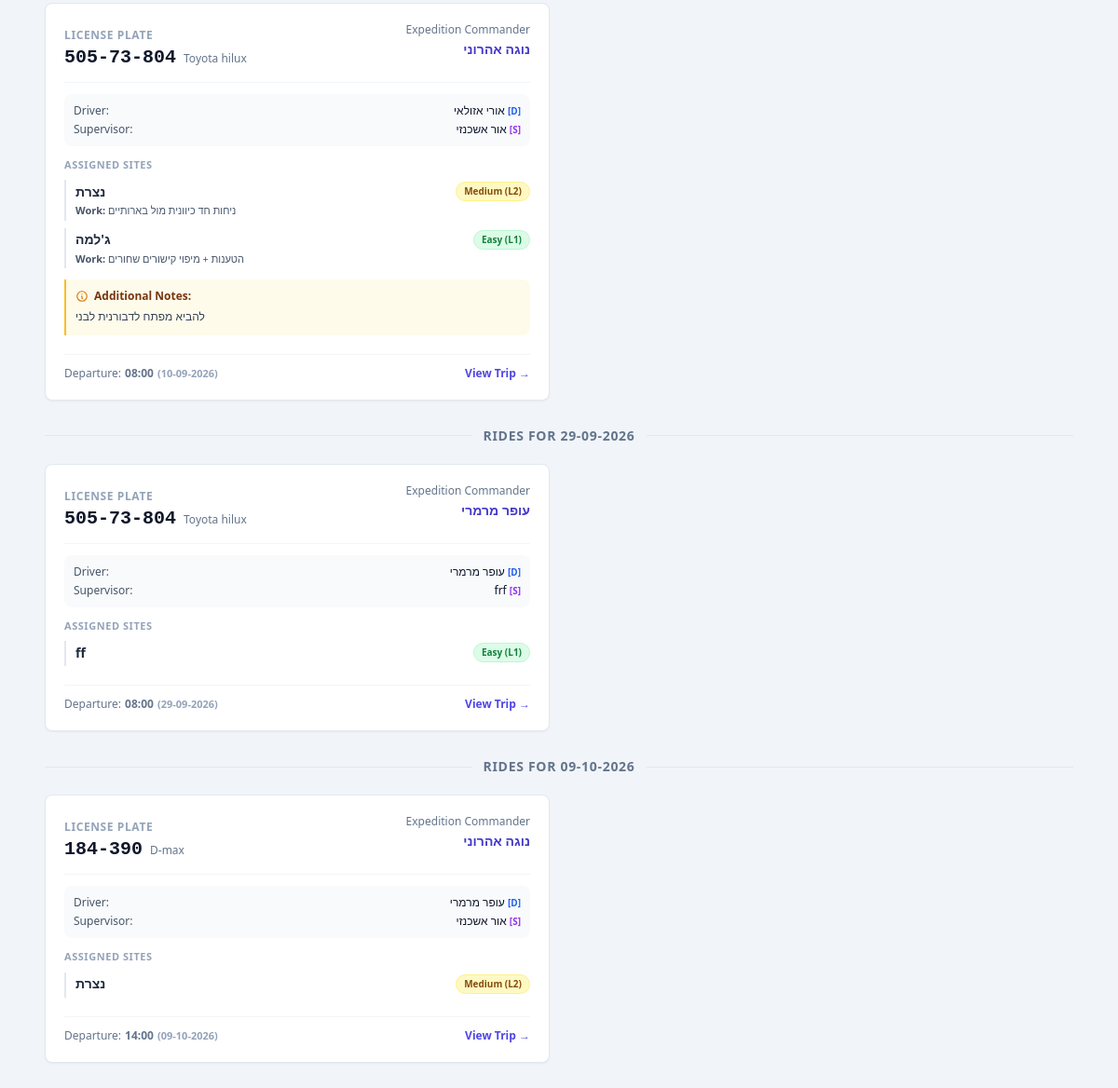
Page /trips/ (lower part) on the earlier database version.
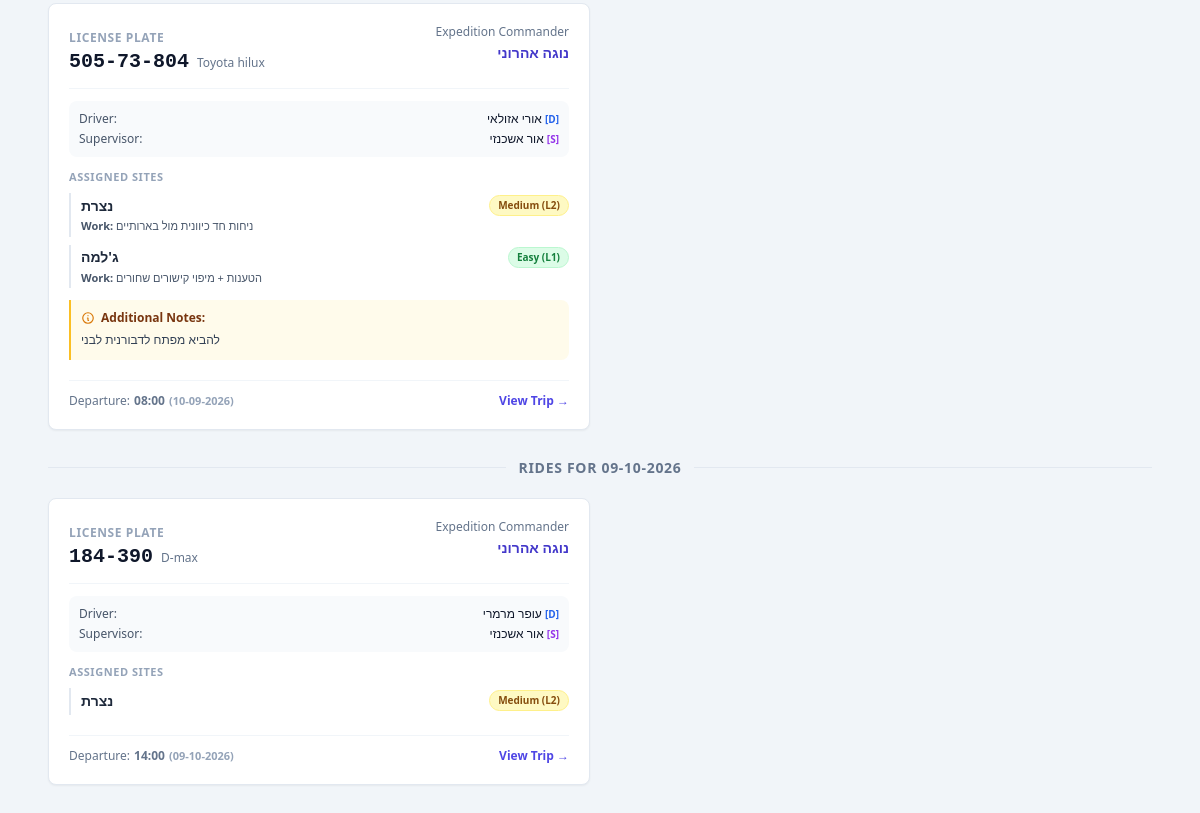
Same page on the later database version.
### app/models.py (models this page shows, shortened)
class Trip(db.Model):
    __tablename__ = 'trips'
    is_draft = db.Column(db.Boolean, default=False, nullable=False)
    user_id = db.Column(db.String(50), db.ForeignKey('users.id'), nullable=False)
    id = db.Column(db.Integer, primary_key=True, autoincrement=True)
    car_license_plate = db.Column(db.String(20), db.ForeignKey('cars.license_plate'), nullable=False)
    commander = db.Column(db.String(100), nullable=False)
    driver = db.Column(db.String(100), nullable=False)
    supervisor = db.Column(db.String(100), nullable=False)
    passengers = db.Column(db.Text, nullable=True)
    departure_date = db.Column(db.Date, nullable=False, default=date.today)
    departure_time = db.Column(db.String(10), nullable=False)
    est_duration = db.Column(db.Float, nullable=True)
    notes = db.Column(db.Text, nullable=True)
    created_at = db.Column(db.DateTime, default=datetime.utcnow, nullable=False)
    car = db.relationship('Car', backref=db.backref('trips', lazy=True))
    assigned_sites = db.relationship('TripSite', backref='trip', cascade="all, delete-orphan")

class Car(db.Model):
    __tablename__ = 'cars'
    license_plate = db.Column(db.String(20), unique=True, nullable=False, primary_key=True)
    car_type = db.Column(db.String(50), nullable=False)
    current_km = db.Column(db.Integer, default=0, nullable=False)
    last_garage_check = db.Column(db.Date, nullable=True)
    is_on_ride = db.Column(db.Boolean, default=False, nullable=False)

class TripSite(db.Model):
    __tablename__ = 'trip_sites'
    id = db.Column(db.Integer, primary_key=True, autoincrement=True)
    trip_id = db.Column(db.Integer, db.ForeignKey('trips.id'), nullable=False)
    site_name = db.Column(db.String(150), nullable=False)
    difficulty = db.Column(db.String(50), nullable=True)
    work_description = db.Column(db.Text, nullable=True)

### app/routes/trips.py (the view, shortened to what this page needs)
@trips_bp.route('/', methods=['GET'])
def list_trips():
    selected_view = request.args.get('view', 'all')
    today = date.today()
    upcoming_end = today + timedelta(days=6)
    history_start = today - timedelta(days=7)
    selected_date = None
    ride_dates = []
    if selected_view == 'drafts':
        if not current_user.is_authenticated or current_user.used_invitation_code != "NORTH-ADMIN":
            flash("Permission denied. Only admin users can view drafts.", "danger")
            return redirect(url_for('trips.list_trips', view='all'))
        rides = Trip.query.filter(
            Trip.is_draft == True
        ).order_by(Trip.departure_date.asc(), Trip.departure_time.asc()).all()
    elif current_user.is_authenticated:
        selected_view = 'all'
        rides = Trip.query.filter(
            Trip.is_draft == False,
            Trip.departure_date >= today,
        ).order_by(Trip.departure_date.asc(), Trip.departure_time.asc()).all()
    else:
        selected_view = 'all'
        rides = Trip.query.filter(
            Trip.is_draft == False,
            Trip.departure_date >= today
        ).order_by(
            Trip.departure_date.asc(), Trip.departure_time.asc()
        ).all()
    if selected_view == 'history':
        ride_dates = [row[0] for row in db.session.query(Trip.departure_date).filter(
            Trip.is_draft == False,
            Trip.departure_date < today
        ).distinct().order_by(Trip.departure_date.desc()).all()]
    return render_template(
        'trips.html',
        rides=rides,
        selected_view=selected_view,
        today=today,
        ride_dates=ride_dates,
        history_last_date=(today - timedelta(days=1)).isoformat(),
        calendar_date=(selected_date or (today - timedelta(days=1))).isoformat()
    )

### app/templates/trips.HTML (shortened to what the changed rows need)
{% extends 'base.html' %}
{% block content %}
<div id="expedition-app" class="max-w-7xl mx-auto p-4 sm:p-6">
    <div id="page-list" class="space-y-6">
        <div class="grid grid-cols-1 sm:grid-cols-2 xl:grid-cols-3 gap-4 sm:gap-5">
            {% set date_state = namespace(value='__unset__') %}
           {% for ride in rides %}
{% set ride_date = ride.departure_date|string if ride.departure_date else 'no-date' %}
{% if ride_date != date_state.value %}
            <div class="col-span-full flex items-center gap-3 pt-2 first:pt-0">
                <div class="h-px flex-1 bg-slate-200 dark:bg-slate-700"></div>
                <h3 class="text-sm font-bold uppercase tracking-wider text-slate-500 dark:text-slate-400 whitespace-nowrap">
                    {% if ride.departure_date %}
                    <span data-en="Rides for {{ ride.departure_date.strftime('%d-%m-%Y') }}" data-he="נסיעות בתאריך {{ ride.departure_date.strftime('%d-%m-%Y') }}">Rides for {{ ride.departure_date.strftime('%d-%m-%Y') }}</span>
                    {% else %}
                    <span data-en="Date not set" data-he="תאריך לא הוגדר">Date not set</span>
                    {% endif %}
                </h3>
                <div class="h-px flex-1 bg-slate-200 dark:bg-slate-700"></div>
            </div>
{% set date_state.value = ride_date %}
{% endif %}
<div class="bg-white dark:bg-slate-800 rounded-lg shadow-sm border border-slate-200 dark:border-slate-700 p-4 sm:p-5 hover:shadow-md transition flex flex-col justify-between">
    <div>
        <div class="flex flex-col gap-2 sm:flex-row sm:justify-between sm:items-start mb-3 pb-3 border-b border-slate-100 dark:border-slate-700">
            <div>
                <span class="text-xs font-semibold uppercase tracking-wider text-slate-400" data-en="License Plate" data-he="לוחית רישוי">License Plate</span>
                <div class="flex flex-wrap items-baseline gap-x-2 gap-y-0.5">
                    <h3 class="font-bold text-xl text-slate-900 dark:text-slate-100 font-mono">{{ ride.car_license_plate }}</h3>
                    {% if ride.car %}
                    <span class="text-xs text-slate-500 dark:text-slate-400 font-sans">{{ ride.car.car_type }}</span>
                    {% endif %}
                </div>
            </div>
            <div class="text-left sm:text-right">
                <span class="text-xs text-slate-500 dark:text-slate-400 block" data-en="Expedition Commander" data-he="מפקד משלח">Expedition Commander</span>
                <span class="font-semibold text-sm text-indigo-700 dark:text-indigo-300">{{ ride.commander or 'N/A' }}</span>
            </div>
        </div>
        <div class="space-y-1 text-xs text-slate-600 dark:text-slate-300 mb-3 bg-slate-50 dark:bg-slate-900/60 p-2.5 rounded-lg">
            <div class="flex flex-wrap items-center justify-between gap-x-3 gap-y-1">
                <span data-en="Driver:" data-he="נהג:">Driver:</span>
                <span class="font-medium text-slate-900 dark:text-slate-100">{{ ride.driver or 'N/A' }} <span class="text-[10px] text-blue-600 dark:text-blue-400 font-bold">[D]</span></span>
            </div>
            <div class="flex flex-wrap items-center justify-between gap-x-3 gap-y-1">
                <span data-en="Supervisor:" data-he="מפקד משימה:">Supervisor:</span>
                <span class="font-medium text-slate-900 dark:text-slate-100">{{ ride.supervisor or 'N/A' }} <span class="text-[10px] text-purple-600 dark:text-purple-400 font-bold">[S]</span></span>
            </div>
        </div>
<div class="space-y-2 mb-3">
    <p class="text-[11px] font-bold text-slate-400 dark:text-slate-500 uppercase tracking-wider" data-en="Assigned Sites" data-he="אתרים מתוכננים">Assigned Sites</p>
    {% if ride.assigned_sites %}
        {% for site in ride.assigned_sites %}
        {% set level = site.difficulty | lower if site.difficulty else '' %}
        {% if 'l4' in level or 'hard' in level %}
            {% set badge_cls = 'bg-orange-100 text-orange-800 border-orange-200' %}
        {% elif 'l3' in level or 'high' in level %}
            {% set badge_cls = 'bg-amber-100 text-amber-800 border-amber-200' %}
        {% elif 'l2' in level or 'medium' in level %}
            {% set badge_cls = 'bg-yellow-100 text-yellow-800 border-yellow-200' %}
        {% elif 'l1' in level or 'easy' in level %}
            {% set badge_cls = 'bg-green-100 text-green-700 border-green-200' %}
        {% else %}
            {% set badge_cls = 'bg-slate-100 text-slate-700 border-slate-200' %}
        {% endif %}
        <div class="border-l-2 border-slate-200 dark:border-slate-700 pl-2.5 py-0.5">
            <div class="flex flex-wrap justify-between items-center gap-2 mb-0.5">
                <h4 class="font-bold text-sm text-slate-800 dark:text-slate-100 break-words">{{ site.site_name }}</h4>
                <span class="{{ badge_cls }} border text-[10px] px-2 py-0.5 rounded-full font-semibold">
                    {{ site.difficulty or 'Standard' }}
                </span>
            </div>
            {% if site.work_description %}
            <p class="text-[11px] text-slate-600 dark:text-slate-300">
                <strong data-en="Work:" data-he="מהות העבודה:">Work:</strong> {{ site.work_description }}
            </p>
            {% endif %}
        </div>
        {% endfor %}
    {% else %}
        <p class="text-xs text-slate-400 dark:text-slate-500 italic" data-en="No specific sites assigned." data-he="לא הוגדרו אתרים ספציפיים.">No specific sites assigned.</p>
    {% endif %}
</div>
        {% if ride.notes %}
        <div class="bg-amber-50 dark:bg-amber-950/40 border-l-2 border-amber-400 dark:border-amber-700 rounded-r-lg p-2.5 mb-3 text-xs text-amber-900 dark:text-amber-200">
            <div class="flex items-center gap-1.5 font-bold mb-1">
                <svg class="w-3.5 h-3.5 text-amber-600" fill="none" stroke="currentColor" viewBox="0 0 24 24" xmlns="http://www.w3.org/2000/svg">
                    <path stroke-linecap="round" stroke-linejoin="round" stroke-width="2" d="M13 16h-1v-4h-1m1-4h.01M21 12a9 9 0 11-18 0 9 9 0 0118 0z"></path>
                </svg>
                <span data-en="Additional Notes:" data-he="הערות נוספות:">Additional Notes:</span>
            </div>
            <p class="text-slate-700 dark:text-slate-300 leading-relaxed">{{ ride.notes }}</p>
        </div>
        {% endif %}
    </div>
    <div class="border-t border-slate-100 dark:border-slate-700 pt-3 flex flex-col sm:flex-row sm:justify-between sm:items-center gap-2 text-xs mt-2">
        <div class="text-slate-500 dark:text-slate-400 flex flex-wrap items-center gap-x-1 gap-y-0.5">
            <span data-en="Departure: " data-he="יציאה: ">Departure: </span><strong>{{ ride.departure_time or 'N/A' }}</strong>
            {% if ride.departure_date %}
                <span class="text-[11px] text-slate-400 dark:text-slate-500"><strong>({{ ride.departure_date.strftime('%d-%m-%Y') }})</strong></span>
            {% endif %}
        </div>
        <div class="flex flex-wrap items-center gap-x-3 gap-y-1">
            <a href="{{ url_for('trips.view_trip', trip_id=ride.id) }}" class="text-indigo-600 dark:text-indigo-400 hover:text-indigo-800 dark:hover:text-indigo-300 font-semibold" data-en="View Trip &rarr;" data-he="הצג נסיעה &rarr;">View Trip &rarr;</a>
        </div>
    </div>
</div>
{% endfor %}
        </div>
    </div>
</div>
{% endblock %}

Differences in the rows shown:
removed Trip: departure_date "29-09-2026", car_license_plate "505-73-804", car.car_type "Toyota hilux", commander "עופר מרמרי", driver "עופר מרמרי", supervisor "frf", departure_time "08:00"
removed TripSite: site_name "ff", difficulty "Easy (L1)", shown under "29-09-2026"
